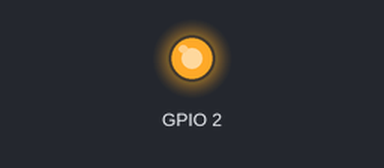
This sketch was run on a simulated ESP32. Parts: output pins drawn as LEDs (lit = HIGH). What the sketch prints to the serial monitor is not drawn.

Above: at 9.98 s.
At 32.2 s:
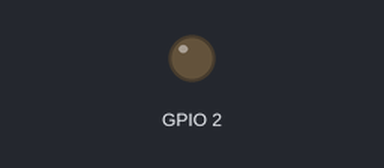
At 39.94 s:
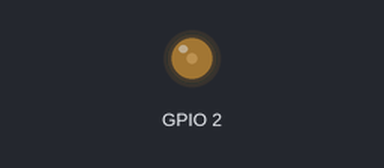
Timing chart, 0 to 40.0 s (numbered marks = the images above):
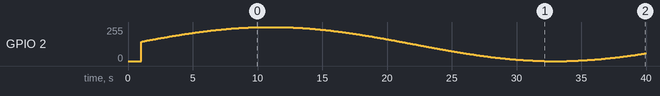

The sketch:

esp32_timer_transmitter_16bit.ino
```cpp
#include <esp_now.h>
#include <WiFi.h>


#define NUM_REVCIEVERS 4

uint8_t addresses[NUM_REVCIEVERS][6] = {
  // { 0x48, 0xE7, 0x29, 0x8C, 0x2F, 0xC4 }, (transmitter)
  { 0x48, 0xE7, 0x29, 0x8C, 0x31, 0xBC },
  { 0x64, 0xB7, 0x08, 0xCA, 0xC3, 0xA0 },
  { 0xE4, 0x65, 0xB8, 0x0F, 0xD7, 0x54 },
  { 0x10, 0x52, 0x1C, 0x72, 0x9C, 0x58 },
  //{ 0x30, 0xC9, 0x22, 0xD1, 0xC2, 0xA8 },
};

typedef struct metronom_struct {
  uint8_t position;
  int8_t direction;
  bool trigger_click;
} metronom_struct;

metronom_struct metronom;
metronom_struct prev_metronom;

esp_now_peer_info_t peerInfo;

unsigned long send_val;

void setup() {
  // put your setup code here, to run once:
  Serial.begin(115200);
  WiFi.mode(WIFI_STA);
  delay(1000);

  if (esp_now_init() != ESP_OK) {
    Serial.println("Error initializing ESP-NOW");
    return;
  }
  Serial.println("initialized esp now");

  peerInfo.channel = 0;
  peerInfo.encrypt = false;
  for (int i = 0; i < NUM_REVCIEVERS; i++) {
    Serial.print("initializing peer: ");
    Serial.println(i);
    memcpy(peerInfo.peer_addr, addresses[i], 6);
    if (esp_now_add_peer(&peerInfo) != ESP_OK) {
      Serial.println("Failed to add peer");
      return;
    }
  }
  Serial.println("esp-now Setup done.");

  // init metronom
  metronom.direction = 1;
  metronom.position = 0;
  metronom.trigger_click = false;

  memcpy(&prev_metronom, &metronom, sizeof(metronom));

  pinMode(2, OUTPUT);
}

template<typename T> int sgn(T val) {
  return (T(0) < val) - (val < T(0));
}

int8_t get_direction() {
  if (metronom.direction > 0) {
    if (metronom.position < prev_metronom.position) return -1;
  } else if (metronom.position > prev_metronom.position) {
    return 1;
  }
  return metronom.direction;
}

bool get_trigger() {
  return metronom.position != 0 && prev_metronom.position == 0 || metronom.position != 255 && prev_metronom.position == 255;
}

void loop() {
  // put your main code here, to run repeatedly:
  metronom.position = (uint8_t)((sin(millis() / 7000.0f) + 1.0) / 2.0 * 255.9);
  metronom.direction = get_direction();
  metronom.trigger_click = get_trigger();

  // Serial.print("new: ");
  // Serial.print(metronom.position);
  // Serial.print(", prev:");
  // Serial.println(prev_metronom.position);

  memcpy(&prev_metronom, &metronom, sizeof(metronom));
  // Serial.print("Sending: ");
  // Serial.print(metronom.position);
  // Serial.print(", ");
  // Serial.print(metronom.direction);
  // Serial.print(", ");
  // Serial.println(metronom.trigger_click);
  esp_err_t result = esp_now_send(0, (uint8_t*)&metronom, sizeof(metronom));
  analogWrite(2, metronom.position);
  delay(40);
}
```
